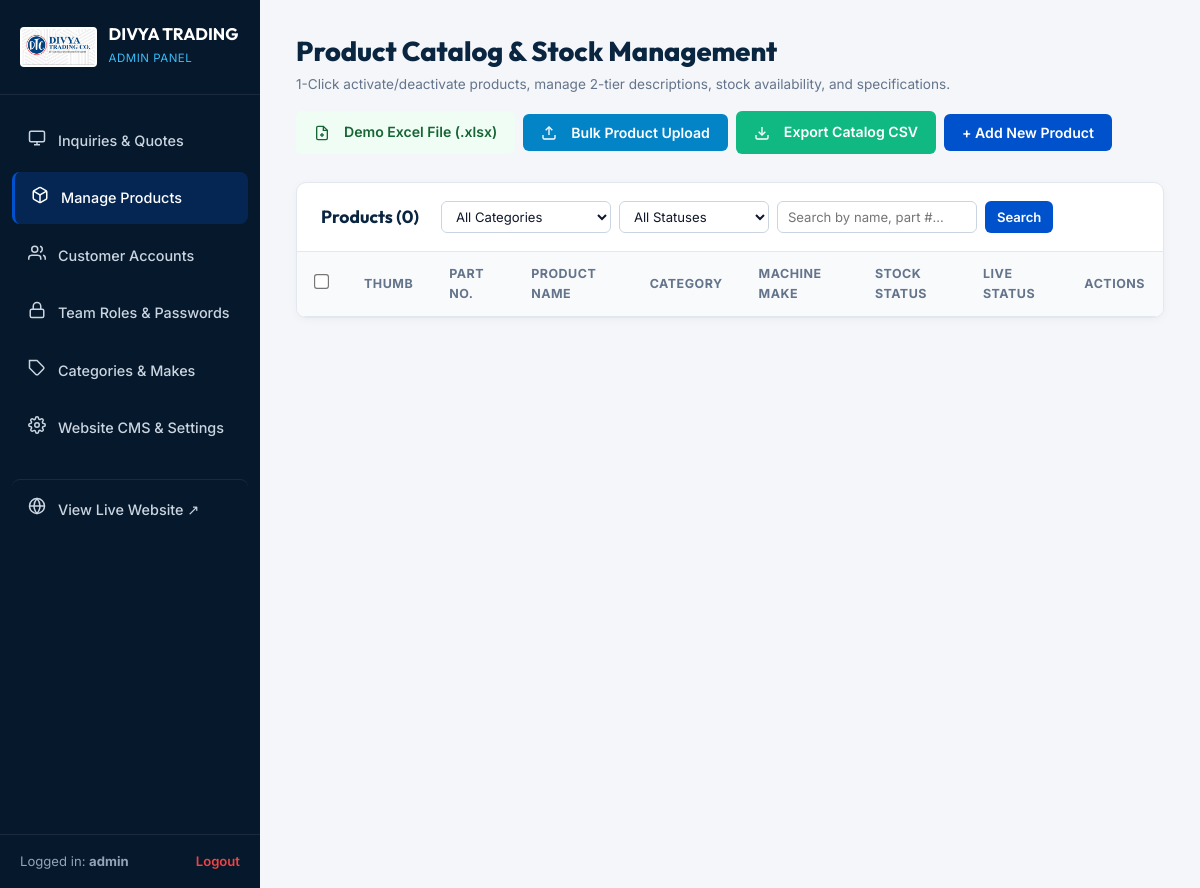
Page /admin/products (signed in) on the earlier database version.
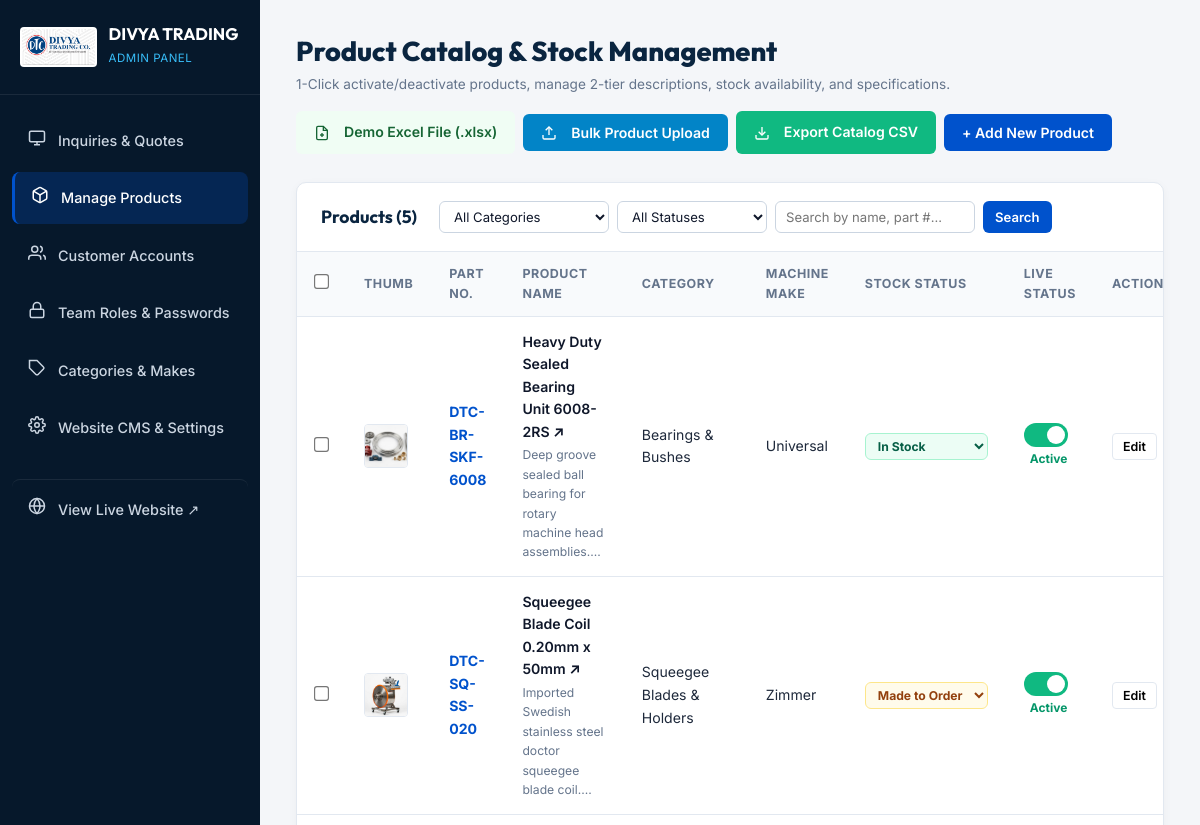
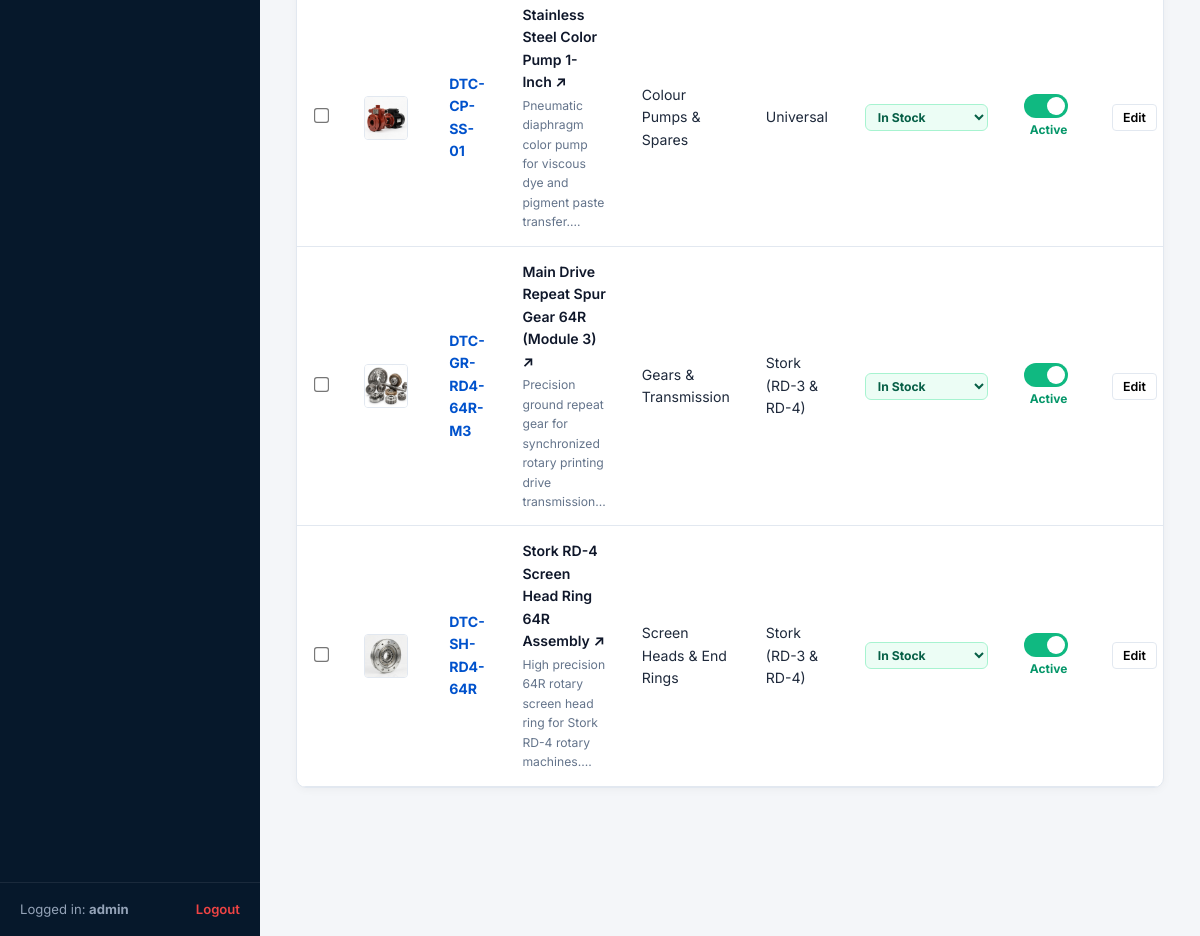
Same page on the later database version (2 pictures, top to bottom).
### models.py (models this page shows, shortened)
class SiteSetting(db.Model):
    __tablename__ = 'site_settings'
    id = db.Column(db.Integer, primary_key=True)
    key = db.Column(db.String(100), unique=True, nullable=False)
    value = db.Column(db.Text, nullable=True)
    description = db.Column(db.String(255), nullable=True)

class AdminUser(db.Model):
    __tablename__ = 'admin_users'
    id = db.Column(db.Integer, primary_key=True)
    username = db.Column(db.String(80), unique=True, nullable=False)
    email = db.Column(db.String(150), unique=True, nullable=False)
    password_hash = db.Column(db.String(255), nullable=False)
    view_password = db.Column(db.String(100), nullable=True)  # Viewable password hint for superadmin management
    role = db.Column(db.String(30), default='superadmin')  # 'superadmin', 'sales_manager', 'product_editor'
    is_active = db.Column(db.Boolean, default=True)
    created_at = db.Column(db.DateTime, default=datetime.utcnow)

class Product(db.Model):
    __tablename__ = 'products'
    id = db.Column(db.Integer, primary_key=True)
    name = db.Column(db.String(200), nullable=False)
    part_number = db.Column(db.String(100), nullable=False, index=True)
    slug = db.Column(db.String(220), nullable=False, unique=True)
    category_id = db.Column(db.Integer, db.ForeignKey('categories.id'), nullable=False)
    machine_make_id = db.Column(db.Integer, db.ForeignKey('machine_makes.id'), nullable=True)
    short_description = db.Column(db.String(350), nullable=True)  # 1-2 lines for home & catalog cards
    description = db.Column(db.Text, nullable=True)  # Long comprehensive technical description for detail page
    specifications = db.Column(db.Text, nullable=True)
    repeat_sizes = db.Column(db.String(255), nullable=True)
    material = db.Column(db.String(150), nullable=True)
    image_url = db.Column(db.String(255), nullable=True)
    is_featured = db.Column(db.Boolean, default=False)
    is_active = db.Column(db.Boolean, default=True, index=True)
    stock_status = db.Column(db.String(30), default='in_stock', index=True)
    created_at = db.Column(db.DateTime, default=datetime.utcnow)
    updated_at = db.Column(db.DateTime, default=datetime.utcnow, onupdate=datetime.utcnow)
    def to_dict(self):
        return {
            'id': self.id,
            'name': self.name,
            'part_number': self.part_number,
            'slug': self.slug,
            'category_id': self.category_id,
            'category_name': self.category.name if self.category else '',
            'machine_make_id': self.machine_make_id,
            'machine_make_name': self.machine_make.name if self.machine_make else 'All Makes',
            'short_description': self.short_description or (self.description[:110] + '...' if self.description else ''),
            'description': self.description or '',
            'specifications': self.specifications,
            'repeat_sizes': self.repeat_sizes,
            'material': self.material,
            'image_url': self.image_url or '/static/images/hero_parts.jpg',
            'is_featured': self.is_featured,
            'is_active': self.is_active,
            'stock_status': self.stock_status or 'in_stock',
            'created_at': self.created_at.strftime('%Y-%m-%d %H:%M') if self.created_at else ''
        }

class Category(db.Model):
    __tablename__ = 'categories'
    id = db.Column(db.Integer, primary_key=True)
    name = db.Column(db.String(120), nullable=False, unique=True)
    slug = db.Column(db.String(140), nullable=False, unique=True)
    description = db.Column(db.Text, nullable=True)
    image = db.Column(db.String(255), nullable=True)
    order_index = db.Column(db.Integer, default=0)
    created_at = db.Column(db.DateTime, default=datetime.utcnow)
    products = db.relationship('Product', backref='category', lazy=True, cascade='all, delete-orphan')

class MachineMake(db.Model):
    __tablename__ = 'machine_makes'
    id = db.Column(db.Integer, primary_key=True)
    name = db.Column(db.String(120), nullable=False, unique=True)
    slug = db.Column(db.String(140), nullable=False, unique=True)
    description = db.Column(db.Text, nullable=True)
    created_at = db.Column(db.DateTime, default=datetime.utcnow)
    products = db.relationship('Product', backref='machine_make', lazy=True)

### app.py (the view, shortened to what this page needs)
@app.route('/admin/products')
@admin_required
def admin_products():
    category_id = request.args.get('category', type=int)
    machine_id = request.args.get('machine', type=int)
    search_q = request.args.get('q', '').strip()
    status_filter = request.args.get('status')
    query = Product.query
    if category_id:
        query = query.filter_by(category_id=category_id)
    if machine_id:
        query = query.filter_by(machine_make_id=machine_id)
    if status_filter == 'active':
        query = query.filter_by(is_active=True)
    elif status_filter == 'deactive':
        query = query.filter_by(is_active=False)
    elif status_filter == 'out_of_stock':
        query = query.filter_by(stock_status='out_of_stock')
    products_list = query.order_by(Product.id.desc()).all()
    categories = Category.query.order_by(Category.order_index).all()
    machines = MachineMake.query.order_by(MachineMake.name).all()
    return render_template(
        'admin/products.html',
        products=products_list,
        categories=categories,
        machines=machines,
        selected_category=category_id,
        selected_machine=machine_id,
        status_filter=status_filter,
        search_q=search_q
    )

### templates/admin/products.html (shortened to what this page needs)
<!DOCTYPE html>
<html lang="en">
<head>
  <link rel="stylesheet" href="{{ url_for('static', filename='css/admin.css') }}">
  <link rel="stylesheet" href="{{ url_for('static', filename='css/style.css') }}">
</head>
<body class="admin-body">
  <aside class="admin-sidebar" id="adminSidebar">
    <div class="sidebar-header">
      <img src="{{ site_settings.site_logo or url_for('static', filename='images/logo.png') }}" alt="DTC" class="sidebar-logo">
      <div class="sidebar-title">
        <h2>DIVYA TRADING</h2>
        <span>Admin Panel</span>
      </div>
    </div>
    <nav class="sidebar-nav">
      <a href="{{ url_for('admin_dashboard') }}" class="sidebar-nav-item">
        <span class="nav-icon">
          <svg width="18" height="18" viewBox="0 0 24 24" fill="none" stroke="currentColor" stroke-width="2"><rect x="2" y="3" width="20" height="14" rx="2" ry="2"></rect><line x1="8" y1="21" x2="16" y2="21"></line><line x1="12" y1="17" x2="12" y2="21"></line></svg>
        </span>
        <span>Inquiries & Quotes</span>
      </a>
      <a href="{{ url_for('admin_products') }}" class="sidebar-nav-item active">
        <span class="nav-icon">
        </span>
        <span>Manage Products</span>
      </a>
      <a href="{{ url_for('admin_customers') }}" class="sidebar-nav-item">
        <span class="nav-icon">
          <svg width="18" height="18" viewBox="0 0 24 24" fill="none" stroke="currentColor" stroke-width="2"><path d="M17 21v-2a4 4 0 0 0-4-4H5a4 4 0 0 0-4 4v2"></path><circle cx="9" cy="7" r="4"></circle><path d="M23 21v-2a4 4 0 0 0-3-3.87"></path><path d="M16 3.13a4 4 0 0 1 0 7.75"></path></svg>
        </span>
        <span>Customer Accounts</span>
      </a>
      <a href="{{ url_for('admin_users') }}" class="sidebar-nav-item">
        <span class="nav-icon">
          <svg width="18" height="18" viewBox="0 0 24 24" fill="none" stroke="currentColor" stroke-width="2"><rect x="3" y="11" width="18" height="11" rx="2" ry="2"></rect><path d="M7 11V7a5 5 0 0 1 10 0v4"></path></svg>
        </span>
        <span>Team Roles & Passwords</span>
      </a>
      <a href="{{ url_for('admin_categories') }}" class="sidebar-nav-item">
        <span class="nav-icon">
          <svg width="18" height="18" viewBox="0 0 24 24" fill="none" stroke="currentColor" stroke-width="2"><path d="M20.59 13.41l-7.17 7.17a2 2 0 0 1-2.83 0L2 12V2h10l8.59 8.59a2 2 0 0 1 0 2.82z"></path><line x1="7" y1="7" x2="7.01" y2="7"></line></svg>
        </span>
        <span>Categories & Makes</span>
      </a>
      <a href="{{ url_for('admin_settings') }}" class="sidebar-nav-item">
        <span class="nav-icon">
        </span>
        <span>Website CMS & Settings</span>
      </a>
      <a href="{{ url_for('home') }}" target="_blank" class="sidebar-nav-item" style="margin-top: 20px; border-top: 1px solid rgba(255,255,255,0.08); padding-top: 14px;">
        <span class="nav-icon">
          <svg width="18" height="18" viewBox="0 0 24 24" fill="none" stroke="currentColor" stroke-width="2"><circle cx="12" cy="12" r="10"></circle><line x1="2" y1="12" x2="22" y2="12"></line><path d="M12 2a15.3 15.3 0 0 1 4 10 15.3 15.3 0 0 1-4 10 15.3 15.3 0 0 1-4-10 15.3 15.3 0 0 1 4-10z"></path></svg>
        </span>
        <span>View Live Website ↗</span>
      </a>
    </nav>
    <div class="sidebar-footer">
      <span>Logged in: <strong>{{ session.admin_username }}</strong></span>
      <a href="{{ url_for('admin_logout') }}">Logout</a>
    </div>
  </aside>
  <main class="admin-main">
    <div class="admin-top-bar">
      <div class="admin-page-title">
        <h1>Product Catalog & Stock Management</h1>
        <p>1-Click activate/deactivate products, manage 2-tier descriptions, stock availability, and specifications.</p>
      </div>
      <div class="admin-top-actions" style="display: flex; gap: 8px; flex-wrap: wrap;">
        <a href="{{ url_for('admin_download_product_template') }}" class="btn-admin-export" style="background: #f0fdf4; color: #166534; border-color: #bbf7d0;" title="Download ready-to-use Excel template with sample products & instructions">
          <span>Demo Excel File (.xlsx)</span>
        </a>
        <button type="button" class="btn-admin-export" style="background: #0284c7; color: white; border-color: #0284c7;" onclick="document.getElementById('bulkImportModal').classList.add('active')">
          <svg width="16" height="16" viewBox="0 0 24 24" fill="none" stroke="currentColor" stroke-width="2" style="margin-right: 6px;"><path d="M21 15v4a2 2 0 0 1-2 2H5a2 2 0 0 1-2-2v-4"></path><polyline points="17 8 12 3 7 8"></polyline><line x1="12" y1="3" x2="12" y2="15"></line></svg>
          <span>Bulk Product Upload</span>
        </button>
        <a href="{{ url_for('admin_export_products') }}" class="btn-admin-export">
          <svg width="16" height="16" viewBox="0 0 24 24" fill="none" stroke="currentColor" stroke-width="2" style="margin-right: 6px;"><path d="M21 15v4a2 2 0 0 1-2 2H5a2 2 0 0 1-2-2v-4"></path><polyline points="7 10 12 15 17 10"></polyline><line x1="12" y1="15" x2="12" y2="3"></line></svg>
          <span>Export Catalog CSV</span>
        </a>
        <button class="btn-admin-primary" onclick="document.getElementById('addProductModal').classList.add('active')">
          <span>+ Add New Product</span>
        </button>
      </div>
    </div>
    <div class="admin-card">
      <div class="admin-card-header">
        <div style="display: flex; gap: 12px; align-items: center; flex-wrap: wrap;">
          <h3 style="margin-right: 10px;">Products ({{ products|length }})</h3>
          <form action="{{ url_for('admin_products') }}" method="GET" style="display: flex; gap: 8px; flex-wrap: wrap;">
            <select name="category" class="form-control" style="width: 170px; font-size: 0.82rem; padding: 6px 10px;" onchange="this.form.submit()">
              <option value="">All Categories</option>
            </select>
            <select name="status" class="form-control" style="width: 150px; font-size: 0.82rem; padding: 6px 10px;" onchange="this.form.submit()">
              <option value="">All Statuses</option>
            </select>
            <input type="text" name="q" value="{{ search_q }}" class="form-control" placeholder="Search by name, part #..." style="width: 200px; font-size: 0.82rem; padding: 6px 10px;">
            <button type="submit" class="btn-admin-primary" style="padding: 6px 12px; font-size: 0.82rem;">Search</button>
          </form>
        </div>
      </div>
      <div class="admin-table-wrap">
        <table class="admin-table">
          <thead>
            <tr>
              <th style="width: 38px; text-align: center;">
                <input type="checkbox" id="selectAllProducts" onclick="toggleSelectAllProducts(this)" style="cursor: pointer; transform: scale(1.15);" title="Select All Products">
              </th>
              <th>Thumb</th>
              <th>Part No.</th>
              <th>Product Name</th>
              <th>Category</th>
              <th>Machine Make</th>
              <th>Stock Status</th>
              <th>Live Status</th>
              <th>Actions</th>
            </tr>
          </thead>
          <tbody>
            {% for prod in products %}
            <tr id="prod-row-{{ prod.id }}">
              <td style="text-align: center;">
                <input type="checkbox" class="product-select-chk" value="{{ prod.id }}" onchange="updateBulkActionToolbar()" style="cursor: pointer; transform: scale(1.15);">
              </td>
              <td>
                <img src="{{ prod.image_url }}" alt="{{ prod.name }}" style="width: 44px; height: 44px; object-fit: cover; border-radius: 4px; border: 1px solid #e2e8f0;">
              </td>
              <td style="font-weight: 700; color: #0052cc;">{{ prod.part_number }}</td>
              <td style="font-weight: 600;">
                <a href="{{ url_for('product_detail', slug=prod.slug) }}" target="_blank" style="color: #0F172A; text-decoration: none;">
                  {{ prod.name }} ↗
                </a>
                {% if prod.short_description %}
                <div style="font-size: 0.76rem; color: #64748b; font-weight: normal; margin-top: 2px;">
                  {{ prod.short_description[:80] }}...
                </div>
                {% endif %}
              </td>
              <td>{{ prod.category.name if prod.category else '-' }}</td>
              <td>{{ prod.machine_make.name if prod.machine_make else 'Universal' }}</td>
              <td>
                <select class="stock-select-badge {{ prod.stock_status or 'in_stock' }}" onchange="updateProductStock({{ prod.id }}, this)">
                  <option value="in_stock" {% if prod.stock_status == 'in_stock' or not prod.stock_status %}selected{% endif %}>In Stock</option>
                  <option value="made_to_order" {% if prod.stock_status == 'made_to_order' %}selected{% endif %}>Made to Order</option>
                </select>
              </td>
              <td>
                <label class="switch-toggle" title="Toggle active status on live catalog">
                  <span class="slider-toggle"></span>
                </label>
                <span id="active-label-{{ prod.id }}" style="font-size: 0.75rem; font-weight: 700; margin-left: 6px; color: {% if prod.is_active %}#059669{% else %}#dc2626{% endif %};">
                  {{ 'Active' if prod.is_active else 'Disabled' }}
                </span>
              </td>
              <td>
                <div style="display: flex; gap: 6px;">
                  <button type="button" class="btn-action-sm btn-edit-product" data-id="{{ prod.id }}">
                    Edit
                  </button>
                </div>
              </td>
            </tr>
            {% endfor %}
          </tbody>
        </table>
      </div>
    </div>
  </main>
</body>
</html>

Differences in the rows shown:
added Product: image_url (picture), part_number "DTC-BR-SKF-6008", name "Heavy Duty Sealed Bearing Unit 6008-2RS", short_description "Deep groove sealed ball bearing for rotary machine head assemblies.", category "Bearings & Bushes", machine_make "Universal", stock_status+id "In Stock", is_active "Active"
added Product: image_url (picture), part_number "DTC-SQ-SS-020", name "Squeegee Blade Coil 0.20mm x 50mm", short_description "Imported Swedish stainless steel doctor squeegee blade coil.", category "Squeegee Blades & Holders", machine_make "Zimmer", stock_status+id "Made to Order", is_active "Active"
added Product: image_url (picture), part_number "DTC-CP-SS-01", name "Stainless Steel Color Pump 1-Inch", short_description "Pneumatic diaphragm color pump for viscous dye and pigment paste transfer.", category "Colour Pumps & Spares", machine_make "Universal", stock_status+id "In Stock", is_active "Active"
added Product: image_url (picture), part_number "DTC-GR-RD4-64R-M3", name "Main Drive Repeat Spur Gear 64R (Module 3)", short_description "Precision ground repeat gear for synchronized rotary printing drive transmission", category "Gears & Transmission", machine_make "Stork (RD-3 & RD-4)", stock_status+id "In Stock", is_active "Active"
added Product: image_url (picture), part_number "DTC-SH-RD4-64R", name "Stork RD-4 Screen Head Ring 64R Assembly", short_description "High precision 64R rotary screen head ring for Stork RD-4 rotary machines.", category "Screen Heads & End Rings", machine_make "Stork (RD-3 & RD-4)", stock_status+id "In Stock", is_active "Active"
Other differences:
{{ products|length }}: "0" → "5"
